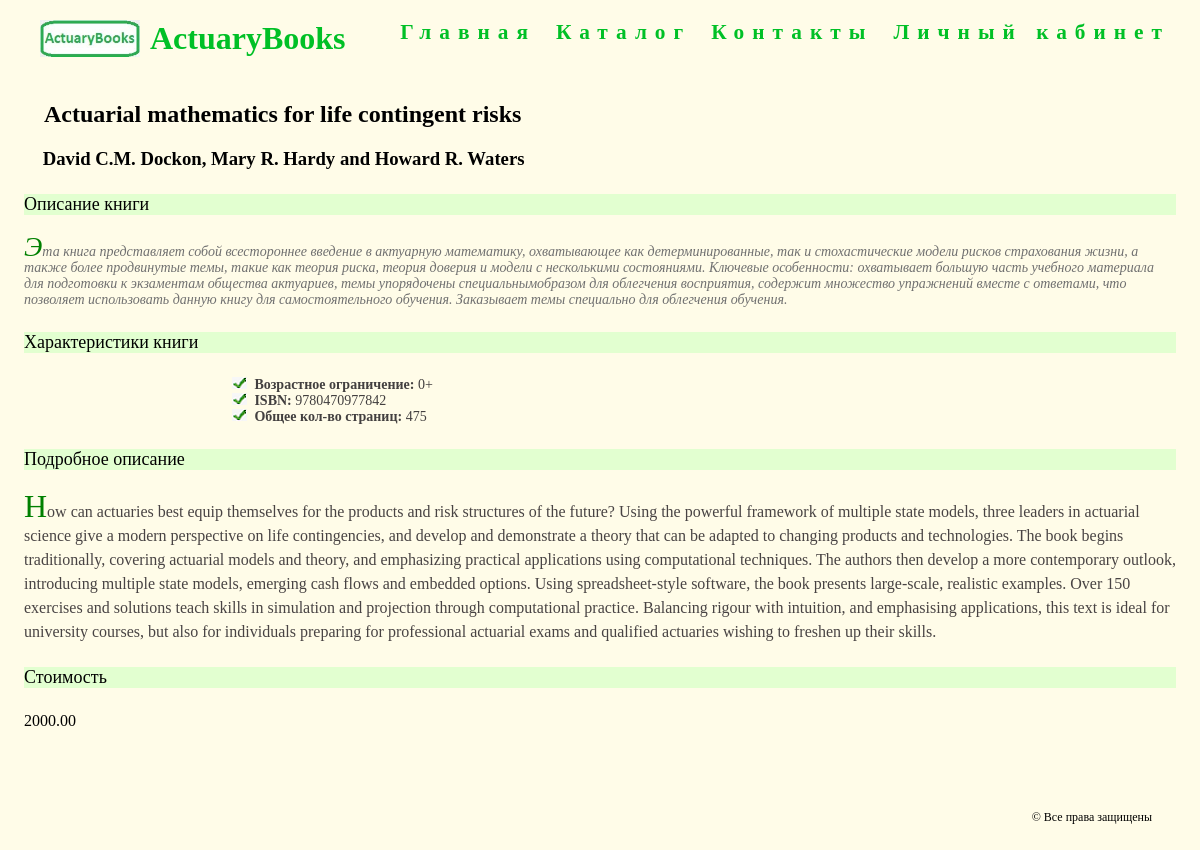
The app's page /catalog/1/ with its own data.
### products/models.py (models this page shows, shortened)
class Book(DateTimeManager, models.Model):
    sname = models.CharField(max_length=250)
    sauthor = models.CharField(max_length=250)
    category = models.ForeignKey(Category, on_delete = models.CASCADE, default = get_default_category)
    image = models.ForeignKey('images.image',  on_delete = models.PROTECT, null = True, blank = True)
    nprice = models.DecimalField(max_digits=8, decimal_places=2)
    ncnt = models.DecimalField(max_digits=6, decimal_places=0)
    sshortdescr = models.TextField(null = True, blank = True)
    sfulldescr = models.TextField(null = True, blank = True)
    sagerestrict = models.CharField(max_length=3)
    sisbn =  models.CharField(max_length=30)
    npagecnt = models.DecimalField(max_digits=6, decimal_places=0)

### products/views/books.py (the view)
class BookDetailView(DetailView):
    model = Book
    template_name = 'products/book.html'

### products/templates/products/book.html (shortened to what this page needs)
{% extends 'master.html' %}
{%  load static %}
{% block page_styles %}
<link rel="stylesheet" href="{% static 'main/style.css' %}">
{% endblock %}
{%  block page_content %}
{% if object %}
    <h2>
        {{ object.sname }}
    </h2>
    <h3>
        {{ object.sauthor }}
    </h3>
    <h4 class="h4desc">
    Описание книги
    </h4>
    <p id="shortdesc">
        {{ object.sshortdescr }}
    </p>
    <h4 class="h4desc">
    Характеристики книги
    </h4>
    <ul id="itemdesc">
        <li><b>Возрастное ограничение:</b> {{ object.sagerestrict }}</li>
        <li><b>ISBN:</b> {{ object.sisbn }}</li>
        <li><b>Общее кол-во страниц:</b> {{ object.npagecnt }}</li>
    </ul>
    <h4 class="h4desc">
    Подробное описание
    </h4>
    <p id="fulldesc">
        {{ object.sfulldescr }}
    </p>
    <h4 class="h4desc">
    Стоимость
    </h4>
    {{ object.nprice }}
    <div class="clr"></div>
{% else %}
Book does not exists
{% endif %}
{%  endblock %}

### main/static/main/style.css (style rules this page uses)
html, body { background-color: #fffce8 ; height: 100%; width: 100%; }
.clr { clear: both; height: 60px; }
h2 { font-size: 1.5em; margin: 0.83em; font-weight: bold; }
h3 { display: block; font-size: 1.17em; margin: 1em; font-weight: bold; }
.h4desc { color: #000000; font-size: 18px; font-weight: 400; background-color: #e2ffd0; margin-top: 1.33em; margin-bottom: 1.33em; }
#shortdesc { color: #707070; font-size: 14px; font-style: italic; line-height: 16px; }
#shortdesc:first-letter, #fulldesc:first-letter { color: green; font-size: 200% }
#fulldesc { color: #484343; font-size: 16px; font-weight: 400; line-height: 24px; text-align: left; }
#itemdesc { color: #423f3f; font-size: 14px; text-align: left; margin-left: 20%; }
#itemdesc li { list-style-image: url(../img/imgli.png); }

### records on screen
Book: sname "Actuarial mathematics for life contingent risks", sauthor "David C.M. Dockon, Mary R. Hardy and Howard R. Waters", sshortdescr "Эта книга представляет собой всестороннее введение в актуарную математику, охватывающее как детерминированные, так и стохастические модели рисков страхования жизни, а также более продвинутые темы, такие как теория риска, теория доверия и модели с несколькими состояниями. Ключевые особенности: охватывает большую часть учебного материала для подготовки к экзаментам общества актуариев, темы упорядочены специальнымобразом для облегчения восприятия, содержит множество упражнений вместе с ответами, что позволяет использовать данную книгу для самостоятельного обучения. Заказывает темы специально для облегчения обучения.", sagerestrict "0+", sisbn "9780470977842", npagecnt "475", sfulldescr "How can actuaries best equip themselves for the products and risk structures of the future? Using the powerful framework of multiple state models, three leaders in actuarial science give a modern perspective on life contingencies, and develop and demonstrate a theory that can be adapted to changing products and technologies. The book begins traditionally, covering actuarial models and theory, and emphasizing practical applications using computational techniques. The authors then develop a more contemporary outlook, introducing multiple state models, emerging cash flows and embedded options. Using spreadsheet-style software, the book presents large-scale, realistic examples. Over 150…", nprice "2000.00"
